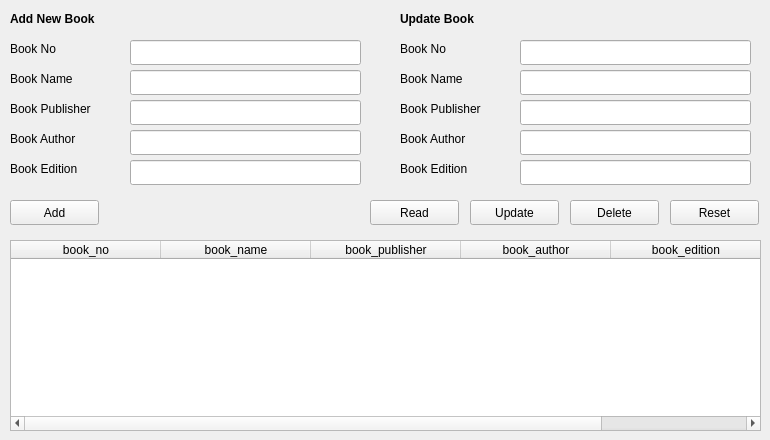
    <widget class="QWidget" name="tab_2">
     <property name="enabled">
      <bool>true</bool>
     </property>
     <attribute name="title">
      <string>Tab 2</string>
     </attribute>
     <widget class="QTableWidget" name="tableWidget">
      <property name="geometry">
       <rect>
        <x>10</x>
        <y>240</y>
        <width>751</width>
        <height>191</height>
       </rect>
      </property>
      <property name="font">
       <font>
        <kerning>true</kerning>
       </font>
      </property>
      <attribute name="horizontalHeaderDefaultSectionSize">
       <number>150</number>
      </attribute>
      <column>
       <property name="text">
        <string>book_no</string>
       </property>
      </column>
      <column>
       <property name="text">
        <string>book_name</string>
       </property>
      </column>
      <column>
       <property name="text">
        <string>book_publisher</string>
       </property>
      </column>
      <column>
       <property name="text">
        <string>book_author</string>
       </property>
      </column>
      <column>
       <property name="text">
        <string>book_edition</string>
       </property>
      </column>
     </widget>
     <widget class="QLabel" name="label_13">
      <property name="geometry">
       <rect>
        <x>10</x>
        <y>10</y>
        <width>131</width>
        <height>17</height>
       </rect>
      </property>
      <property name="font">
       <font>
        <weight>75</weight>
        <bold>true</bold>
       </font>
      </property>
      <property name="text">
       <string>Add New Book</string>
      </property>
     </widget>
     <widget class="QLabel" name="label_14">
      <property name="geometry">
       <rect>
        <x>10</x>
        <y>100</y>
        <width>111</width>
        <height>17</height>
       </rect>
      </property>
      <property name="font">
       <font>
        <weight>50</weight>
        <bold>false</bold>
       </font>
      </property>
      <property name="text">
       <string>Book Publisher</string>
      </property>
     </widget>
     <widget class="QLabel" name="label_15">
      <property name="geometry">
       <rect>
        <x>10</x>
        <y>160</y>
        <width>111</width>
        <height>17</height>
       </rect>
      </property>
      <property name="font">
       <font>
        <weight>50</weight>
        <bold>false</bold>
       </font>
      </property>
      <property name="text">
       <string>Book Edition</string>
      </property>
     </widget>
     <widget class="QLineEdit" name="lineEdit_10">
      <property name="geometry">
       <rect>
        <x>130</x>
        <y>130</y>
        <width>231</width>
        <height>25</height>
       </rect>
      </property>
      <property name="text">
       <string/>
      </property>
     </widget>
     <widget class="QLabel" name="label_16">
      <property name="geometry">
       <rect>
        <x>10</x>
        <y>40</y>
        <width>111</width>
        <height>17</height>
       </rect>
      </property>
      <property name="font">
       <font>
        <weight>50</weight>
        <bold>false</bold>
       </font>
      </property>
      <property name="text">
       <string>Book No</string>
      </property>
     </widget>
     <widget class="QLineEdit" name="lineEdit_11">
      <property name="geometry">
       <rect>
        <x>130</x>
        <y>40</y>
        <width>231</width>
        <height>25</height>
       </rect>
      </property>
      <property name="text">
       <string/>
      </property>
     </widget>
     <widget class="QLineEdit" name="lineEdit_12">
      <property name="geometry">
       <rect>
        <x>130</x>
        <y>100</y>
        <width>231</width>
        <height>25</height>
       </rect>
      </property>
      <property name="text">
       <string/>
      </property>
     </widget>
     <widget class="QLabel" name="label_17">
      <property name="geometry">
       <rect>
        <x>10</x>
        <y>130</y>
        <width>111</width>
        <height>17</height>
       </rect>
      </property>
      <property name="font">
       <font>
        <weight>50</weight>
        <bold>false</bold>
       </font>
      </property>
      <property name="text">
       <string>Book Author</string>
      </property>
     </widget>
     <widget class="QLineEdit" name="lineEdit_13">
      <property name="geometry">
       <rect>
        <x>130</x>
        <y>160</y>
        <width>231</width>
        <height>25</height>
       </rect>
      </property>
      <property name="text">
       <string/>
      </property>
      <property name="echoMode">
       <enum>QLineEdit::Normal</enum>
      </property>
     </widget>
     <widget class="QLineEdit" name="lineEdit_14">
      <property name="geometry">
       <rect>
        <x>130</x>
        <y>70</y>
        <width>231</width>
        <height>25</height>
       </rect>
      </property>
      <property name="text">
       <string/>
      </property>
     </widget>
     <widget class="QLabel" name="label_18">
      <property name="geometry">
       <rect>
        <x>10</x>
        <y>70</y>
        <width>111</width>
        <height>17</height>
       </rect>
      </property>
      <property name="font">
       <font>
        <weight>50</weight>
        <bold>false</bold>
       </font>
      </property>
      <property name="text">
       <string>Book Name</string>
      </property>
     </widget>
     <widget class="QPushButton" name="pushButton_9">
      <property name="geometry">
       <rect>
        <x>10</x>
        <y>200</y>
        <width>89</width>
        <height>25</height>
       </rect>
      </property>
      <property name="text">
       <string>Add</string>
      </property>
     </widget>
     <widget class="QLabel" name="label_19">
      <property name="geometry">
       <rect>
        <x>400</x>
        <y>70</y>
        <width>111</width>
        <height>17</height>
       </rect>
      </property>
      <property name="font">
       <font>
        <weight>50</weight>
        <bold>false</bold>
       </font>
      </property>
      <property name="text">
       <string>Book Name</string>
      </property>
     </widget>
     <widget class="QLabel" name="label_20">
      <property name="geometry">
       <rect>
        <x>400</x>
        <y>130</y>
        <width>111</width>
        <height>17</height>
       </rect>
      </property>
      <property name="font">
       <font>
        <weight>50</weight>
        <bold>false</bold>
       </font>
      </property>
      <property name="text">
       <string>Book Author</string>
      </property>
     </widget>
     <widget class="QLineEdit" name="lineEdit_15">
      <property name="geometry">
       <rect>
        <x>520</x>
        <y>160</y>
        <width>231</width>
        <height>25</height>
       </rect>
      </property>
      <property name="text">
       <string/>
      </property>
      <property name="echoMode">
       <enum>QLineEdit::Normal</enum>
      </property>
     </widget>
     <widget class="QLabel" name="label_21">
      <property name="geometry">
       <rect>
        <x>400</x>
        <y>10</y>
        <width>101</width>
        <height>17</height>
       </rect>
      </property>
      <property name="font">
       <font>
        <weight>75</weight>
        <bold>true</bold>
       </font>
      </property>
      <property name="text">
       <string>Update Book</string>
      </property>
     </widget>
     <widget class="QLineEdit" name="lineEdit_16">
      <property name="geometry">
       <rect>
        <x>520</x>
        <y>70</y>
        <width>231</width>
        <height>25</height>
       </rect>
      </property>
      <property name="text">
       <string/>
      </property>
     </widget>
     <widget class="QLabel" name="label_22">
      <property name="geometry">
       <rect>
        <x>400</x>
        <y>100</y>
        <width>111</width>
        <height>17</height>
       </rect>
      </property>
      <property name="font">
       <font>
        <weight>50</weight>
        <bold>false</bold>
       </font>
      </property>
      <property name="text">
       <string>Book Publisher</string>
      </property>
     </widget>
     <widget class="QLineEdit" name="lineEdit_17">
      <property name="geometry">
       <rect>
        <x>520</x>
        <y>100</y>
        <width>231</width>
        <height>25</height>
       </rect>
      </property>
      <property name="text">
       <string/>
      </property>
     </widget>
     <widget class="QLabel" name="label_23">
      <property name="geometry">
       <rect>
        <x>400</x>
        <y>160</y>
        <width>111</width>
        <height>17</height>
       </rect>
      </property>
      <property name="font">
       <font>
        <weight>50</weight>
        <bold>false</bold>
       </font>
      </property>
      <property name="text">
       <string>Book Edition</string>
      </property>
     </widget>
     <widget class="QLineEdit" name="lineEdit_18">
      <property name="geometry">
       <rect>
        <x>520</x>
        <y>130</y>
        <width>231</width>
        <height>25</height>
       </rect>
      </property>
      <property name="text">
       <string/>
      </property>
     </widget>
     <widget class="QLineEdit" name="lineEdit_19">
      <property name="geometry">
       <rect>
        <x>520</x>
        <y>40</y>
        <width>231</width>
        <height>25</height>
       </rect>
      </property>
      <property name="text">
       <string/>
      </property>
     </widget>
     <widget class="QLabel" name="label_24">
      <property name="geometry">
       <rect>
        <x>400</x>
        <y>40</y>
        <width>111</width>
        <height>17</height>
       </rect>
      </property>
      <property name="font">
       <font>
        <weight>50</weight>
        <bold>false</bold>
       </font>
      </property>
      <property name="text">
       <string>Book No</string>
      </property>
     </widget>
     <widget class="QPushButton" name="pushButton_10">
      <property name="geometry">
       <rect>
        <x>370</x>
        <y>200</y>
        <width>89</width>
        <height>25</height>
       </rect>
      </property>
      <property name="text">
       <string>Read</string>
      </property>
     </widget>
     <widget class="QPushButton" name="pushButton_11">
      <property name="geometry">
       <rect>
        <x>470</x>
        <y>200</y>
        <width>89</width>
        <height>25</height>
       </rect>
      </property>
      <property name="text">
       <string>Update</string>
      </property>
     </widget>
     <widget class="QPushButton" name="pushButton_15">
      <property name="geometry">
       <rect>
        <x>570</x>
        <y>200</y>
        <width>89</width>
        <height>25</height>
       </rect>
      </property>
      <property name="text">
       <string>Delete</string>
      </property>
     </widget>
     <widget class="QPushButton" name="pushButton_16">
      <property name="geometry">
       <rect>
        <x>670</x>
        <y>200</y>
        <width>89</width>
        <height>25</height>
       </rect>
      </property>
      <property name="text">
       <string>Reset</string>
      </property>
     </widget>
    </widget>
